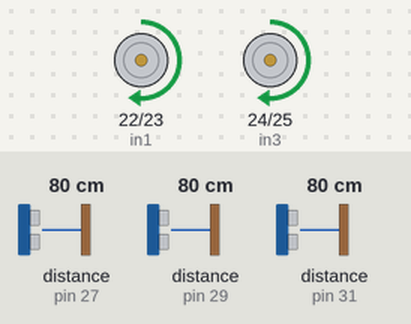
Bench run of a sketch on a simulated Arduino Mega 2560, built with avr-gcc and run on an emulated ATmega2560. On the bench: motor-driver pin pairs drawn as motors (green arrow = first pin HIGH = forward, orange = second pin HIGH = backward, longer = more drive, scaled by the enable pin). The test bench sets the inputs (shaded band); at power-on: distance to the obstacle (sensors on pin 29, pin 27, pin 31) 80 cm. The echo pulse lasts 58.3 µs per cm; random numbers use the default seed unless the sketch sets one.

Above: at 1.2 s.
1.3 s: distance to the obstacle (sensor on pin 29) set to 2 cm
At 1.81 s:
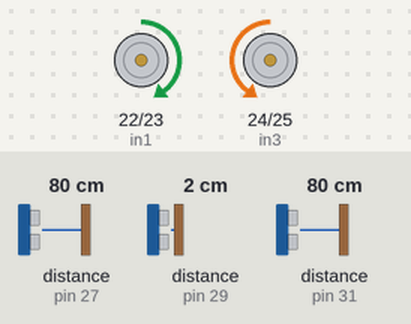
4.3 s: distance to the obstacle (sensor on pin 27) set to 2 cm
5.8 s: distance to the obstacle (sensor on pin 27) set to 65 cm
8.0 s: distance to the obstacle (sensor on pin 27) set to 74 cm
At 9.06 s:
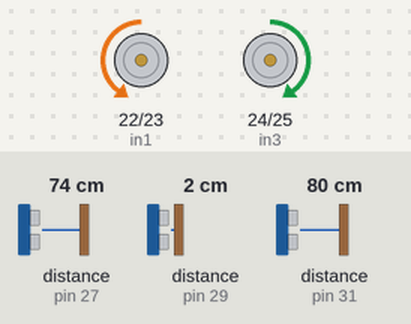
11.0 s: distance to the obstacle (sensor on pin 31) set to 2 cm
12.5 s: distance to the obstacle (sensor on pin 31) set to 67 cm
14.6 s: distance to the obstacle (sensor on pin 31) set to 74 cm
At 15.28 s:
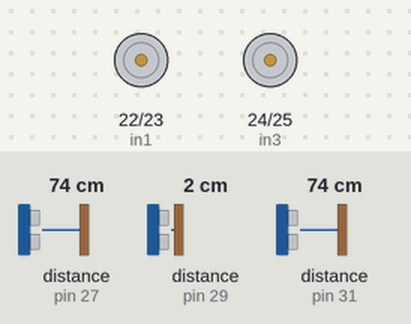
Timing chart, 0 to 18.6 s (numbered marks = the images above; inputs shaded):
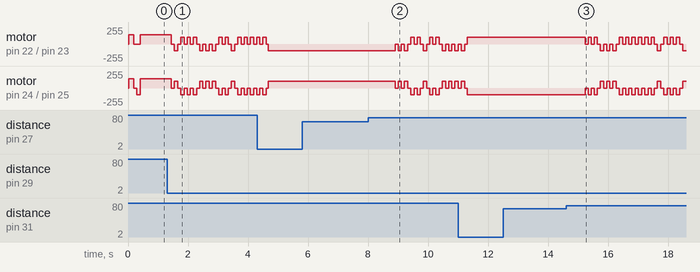

The sketch:

Robot_with3ultrasounds.ino
```cpp
#include"Robot_with3ultrasounds.h"

/*SETUP & LOOP*/
void setup() {
Init();
}

void loop() {
LOOP();
}
```

Robot_with3ultrasounds.h
```cpp
#ifndef ROBOT_WITH3ULTRASOUNDS_H
#define ROBOT_WITH3ULTRASOUNDS_H

#include <NewPing.h>
#include <SimpleKalmanFilter.h>

#define SONAR_NUM 3          //The number of sensors.
#define MAX_DISTANCE 200     //Mad distance to detect obstacles.
#define PING_INTERVAL 33     //Looping the pings after 33 microseconds.

int LOOPING              = 10; //Loop for every 10 milliseconds.
int DECREESE_SPEED_LOOP  = 70;//Give some time to sensors for few more readings.
int MOVE_TO_NEW_POSITION = 100;//Wait for the new position.

unsigned long _timerStart         = 0;
unsigned long _timerStartReady    = 0;
unsigned long _timerStartPosition = 0;

uint8_t MIN_RANGE_OBSTACLE = 2; //Between 0 and 5 cm is the blind zone of the sensor.
uint8_t MAX_RANGE_OBSTACLE = 70; //The maximum range to check if obstacle exists.

uint8_t oldSensorReading[3];    //Store last valid value of the sensors.

uint8_t leftSensor;             //Store the sensor's value.
uint8_t centerSensor;
uint8_t rightSensor;

bool isObstacleLeft;           //If obstacle detected or not.
bool isObstacleCenter;
bool isObstacleRight;

uint8_t maximumSpeed = 140;//120; //PWM value for maximum speed.
uint8_t minSpeed = 100; //PWM value for minimum speed.

unsigned long pingTimer[SONAR_NUM]; // Holds the times when the next ping should happen for each sensor.
unsigned int cm[SONAR_NUM];         // Where the ping distances are stored.
uint8_t currentSensor = 0;          // Keeps track of which sensor is active.

NewPing sonar[SONAR_NUM] = {
  NewPing(26, 27, MAX_DISTANCE), //left sensor// Trigger pin, echo pin, and max distance to ping.
  NewPing(28, 29, MAX_DISTANCE),//center sensor
  NewPing(30, 31, MAX_DISTANCE)//right sensor
};

SimpleKalmanFilter KF_Left(2, 2, 0.01);
SimpleKalmanFilter KF_Center(2, 2, 0.01);
SimpleKalmanFilter KF_Right(2, 2, 0.01);

enum NavigationStates {
  CHECK_ALL,
  MAX_SPEED,
  DISABLE_MOTORS,
  CHECK_OBSTACLE_POSITION,
  FWRD_LEFT,
  CENTER,
  FWRD_RIGHT,
  BWRD_LEFT,
  BACK,
  BWRD_RIGHT,
};
NavigationStates _navState = CHECK_ALL;

//L298N motor driver pins
byte enA = 4;
byte in1 = 22;
byte in2 = 23;
byte enB = 5;
byte in3 = 24;
byte in4 = 25;


void LOOP();
void startTimer();
void startTimerReady();
void startTimerPosition();
bool isTimeForLoop(int _mSec);
bool isTimerReady(int _mSec);
bool isTimerPosition(int _mSec);
void sensorCycle();
void echoCheck();
void oneSensorCycle();
int returnLastValidRead(uint8_t sensorArray, uint8_t cm);
void applyKF();
bool obstacleDetection(int sensorRange);
void obstacleAvoidance();
void stopMotors();
void moveForward(uint8_t pwmValue);
void moveBackward(uint8_t pwmValue1, uint8_t pwmValue2);
void moveLeft(uint8_t pwmValue);
void moveRight(uint8_t pwmValue);
int randomMove();
void Init(void);


void LOOP(){
  if (isTimeForLoop(LOOPING)) {
    sensorCycle();
    applyKF();
    obstacleAvoidance();
    startTimer();
  }
  }


/*******************************Functions for time*********************************************************/
void startTimer() {
  _timerStart = millis();
}

void startTimerReady() {
  _timerStartReady = millis();
}
void startTimerPosition() {
  _timerStartPosition = millis();
}
bool isTimeForLoop(int _mSec) {
  return (millis() - _timerStart) > _mSec;
}
bool isTimerReady(int _mSec) {
  return (millis() - _timerStartReady) > _mSec;
}
bool isTimerPosition(int _mSec) {
  return (millis() - _timerStartPosition) > _mSec;
}
/*********************************End Functions for time*******************************************************/
//looping the sensors
void sensorCycle() {
  for (uint8_t i = 0; i < SONAR_NUM; i++) {
    if (millis() >= pingTimer[i]) {
      pingTimer[i] += PING_INTERVAL * SONAR_NUM;
      if (i == 0 && currentSensor == SONAR_NUM - 1) oneSensorCycle();
      sonar[currentSensor].timer_stop();
      currentSensor = i;
      cm[currentSensor] = 0;
      sonar[currentSensor].ping_timer(echoCheck);
    }
  }
}

// If ping received, set the sensor distance to array.
void echoCheck() {
  if (sonar[currentSensor].check_timer())
    cm[currentSensor] = sonar[currentSensor].ping_result / US_ROUNDTRIP_CM;
}

//Return the last valid value from the sensor.
void oneSensorCycle() {
  leftSensor   = returnLastValidRead(0, cm[0]);
  centerSensor = returnLastValidRead(1, cm[1]);
  rightSensor  = returnLastValidRead(2, cm[2]);
}

//If sensor value is 0, then return the last stored value different than 0.
int returnLastValidRead(uint8_t sensorArray, uint8_t cm) {
  if (cm != 0) {
    return oldSensorReading[sensorArray] = cm;
  } else {
    return oldSensorReading[sensorArray];
  }
}

//Apply Kalman Filter to sensor reading.
void applyKF() {
  isObstacleLeft = obstacleDetection(KF_Left.updateEstimate(leftSensor));
  isObstacleCenter = obstacleDetection(KF_Center.updateEstimate(centerSensor));
  isObstacleRight = obstacleDetection(KF_Right.updateEstimate(rightSensor));
}

//Define the minimum and maximum range of the sensors, and return true if an obstacle is in range.
bool obstacleDetection(int sensorRange) {
  if ((MIN_RANGE_OBSTACLE <= sensorRange) && (sensorRange <= MAX_RANGE_OBSTACLE)) return true; else return false;
}

//Obstacle avoidance algorithm.
void obstacleAvoidance()
{
  switch (_navState) {
    case CHECK_ALL: { //if no obstacle, go forward at maximum speed
        if (isObstacleLeft == 0 && isObstacleCenter == 0 && isObstacleRight == 0) {
          _navState = MAX_SPEED;
        } else {
          _navState = DISABLE_MOTORS;
          startTimerReady();
        }
      } break;

    case MAX_SPEED: {
        moveForward(maximumSpeed);
        _navState = CHECK_ALL;
      } break;

    case DISABLE_MOTORS: {
        stopMotors();
        //Wait for few more readings at speed = 0 and then go to check the obstacle position
        if (isTimerReady(DECREESE_SPEED_LOOP)) _navState = CHECK_OBSTACLE_POSITION;
      } break;

    case CHECK_OBSTACLE_POSITION: {
/*
L  C  R
0  0  0
0  0  1
0  1  0
0  1  1
1  0  0
1  0  1
1  1  0
1  1  1
*/
        //If the path is free, go again to MAX_SPEED else check the obstacle position
        if (isObstacleLeft == 0 && isObstacleCenter == 0 && isObstacleRight == 0) {
          _navState = MAX_SPEED;
        }
        else if (isObstacleLeft == 0 && isObstacleCenter == 0 && isObstacleRight  == 1) {
          startTimerPosition();
          _navState = FWRD_RIGHT;
        }
        else if (isObstacleLeft == 0 && isObstacleCenter == 1 && isObstacleRight == 0) {
          startTimerPosition();
          _navState = CENTER;
        }
        else if (isObstacleLeft == 0 && isObstacleCenter == 1 && isObstacleRight  == 1){
           startTimerPosition();
           _navState = FWRD_RIGHT;
        }
        else if (isObstacleLeft == 1 && isObstacleCenter == 0 && isObstacleRight == 0) {
          startTimerPosition();
          _navState = FWRD_LEFT;
        }
        else if (isObstacleLeft == 1 && isObstacleCenter == 0 && isObstacleRight  == 1){
           startTimerPosition();
           _navState = BACK;
        }
        else if (isObstacleLeft == 1 && isObstacleCenter == 1 && isObstacleRight  == 0){
            startTimerPosition();
            _navState = FWRD_LEFT;
        }
        else if (isObstacleLeft == 1 && isObstacleCenter == 1 && isObstacleRight == 1) {
          startTimerPosition();
          _navState = BACK;
        }
      } break;

    case FWRD_LEFT: { //Move left and check obstacle. If obstacle exists, go again to left, else exit
        moveLeft(minSpeed);
        if (isTimerPosition(MOVE_TO_NEW_POSITION)) {
          if (isObstacleLeft == 1) _navState = FWRD_LEFT;
          else _navState = CHECK_ALL;
        }
      } break;

    case CENTER: { //If obstacle exists, go left or right
        if (randomMove() == 1)  _navState = FWRD_LEFT; else  _navState = FWRD_RIGHT;
      } break;

    case FWRD_RIGHT: {
        moveRight(minSpeed);
        if (isTimerPosition(MOVE_TO_NEW_POSITION)) {
          if (isObstacleRight == 1) _navState = FWRD_RIGHT;
          else _navState = CHECK_ALL;
        }
      } break;

    case BACK: {
          if (randomMove() == 1)  _navState = BWRD_LEFT; else  _navState = BWRD_RIGHT;
      } break;

    case BWRD_LEFT: {
       moveBackward(0,minSpeed);
        if (isTimerPosition(MOVE_TO_NEW_POSITION)) {
          if( (isObstacleLeft == 1 && isObstacleCenter == 1 && isObstacleRight == 1)|| (isObstacleLeft == 1 && isObstacleCenter == 0 && isObstacleRight == 1)) _navState = BWRD_LEFT;
          else _navState = CHECK_ALL;
          }
      } break;
    case BWRD_RIGHT: {
       moveBackward(minSpeed,0);
        if (isTimerPosition(MOVE_TO_NEW_POSITION)) {
          if( (isObstacleLeft == 1 && isObstacleCenter == 1 && isObstacleRight == 1)|| (isObstacleLeft == 1 && isObstacleCenter == 0 && isObstacleRight == 1)) _navState = BWRD_RIGHT;
          else _navState = CHECK_ALL;
          }
      } break;
  }
}


//L298N Motor Driver.
void stopMotors() {
  digitalWrite(in1, LOW);
  digitalWrite(in2, LOW);
  digitalWrite(in3, LOW);
  digitalWrite(in4, LOW);
}

void moveForward(uint8_t pwmValue) {
  digitalWrite(in1, HIGH);
  digitalWrite(in2, LOW);
  digitalWrite(in3, HIGH);
  digitalWrite(in4, LOW);
  analogWrite(enA, pwmValue);
  analogWrite(enB, pwmValue);
}

void moveBackward(uint8_t pwmValue1, uint8_t pwmValue2) {
  digitalWrite(in1, LOW);
  digitalWrite(in2, HIGH);
  digitalWrite(in3, LOW);
  digitalWrite(in4, HIGH);
  analogWrite(enA, pwmValue1);
  analogWrite(enB, pwmValue2);
}

void moveLeft(uint8_t pwmValue) {
  digitalWrite(in1, LOW); //Left wheel backward.
  digitalWrite(in2, HIGH);
  digitalWrite(in3, HIGH);//Right wheel forward.
  digitalWrite(in4, LOW);
  analogWrite(enA, pwmValue);
  analogWrite(enB, pwmValue);
}

void moveRight(uint8_t pwmValue) {
  digitalWrite(in1, HIGH); //Left wheel forward.
  digitalWrite(in2, LOW);
  digitalWrite(in3, LOW);//Right wheel backward.
  digitalWrite(in4, HIGH);
  analogWrite(enA, pwmValue);
  analogWrite(enB, pwmValue);
}

//Return 1 or 0 from a random number.
int randomMove() {
  uint8_t rnd_number = random(1, 100);
  return rnd_number % 2;

}

void Init(){
  Serial.begin(9600);

  pingTimer[0] = millis() + 75;
  for (uint8_t i = 1; i < SONAR_NUM; i++)
    pingTimer[i] = pingTimer[i - 1] + PING_INTERVAL;

  pinMode(enA, OUTPUT);
  pinMode(in1, OUTPUT);
  pinMode(in2, OUTPUT);
  pinMode(enB, OUTPUT);
  pinMode(in3, OUTPUT);
  pinMode(in4, OUTPUT);

  stopMotors();
  }

#endif
```

Measured:
- after the input at 5.8 s, every drawn part: stays the same
- after the input at 12.5 s, every drawn part: stays the same
